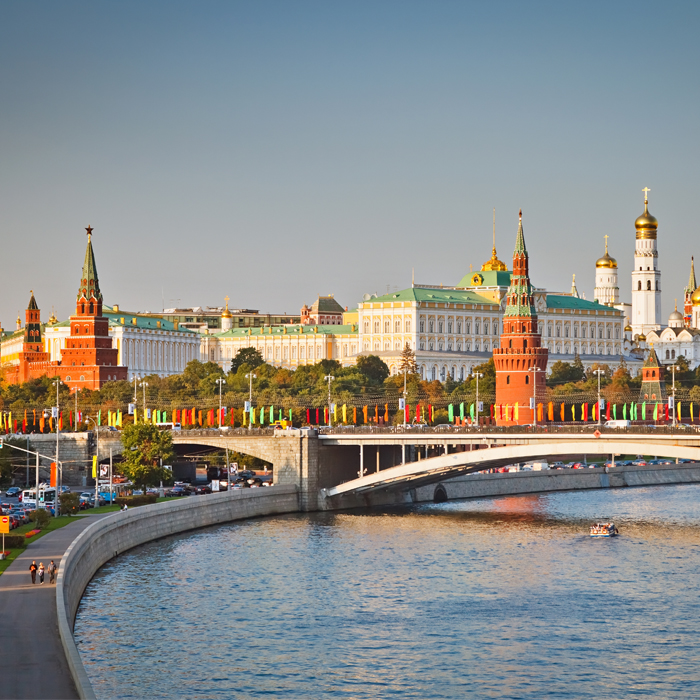
//> input picture bw/1.jpg, 700 x 700 px
$ ./main   (built with g++ and OpenCV 4)
//> lines starting //> are read from the running program, lines starting //| are printed output that depends on the picture
//
//  main.cpp
//  bw
//
//  Created by Кирилл Рябинин on 18.02.17.
//  Copyright © 2017 Кирилл Рябинин. All rights reserved.
//

#include <opencv2/opencv.hpp>
#include <iostream>

using namespace std;
using namespace cv;

int main() {
    float dec1;
    float dec2;

    //alg1 = standart lib
    Mat standartImg = imread("/Users/ryabinin_k/Desktop/Learning/Обработка изображений/bw/1.jpg", IMREAD_GRAYSCALE);
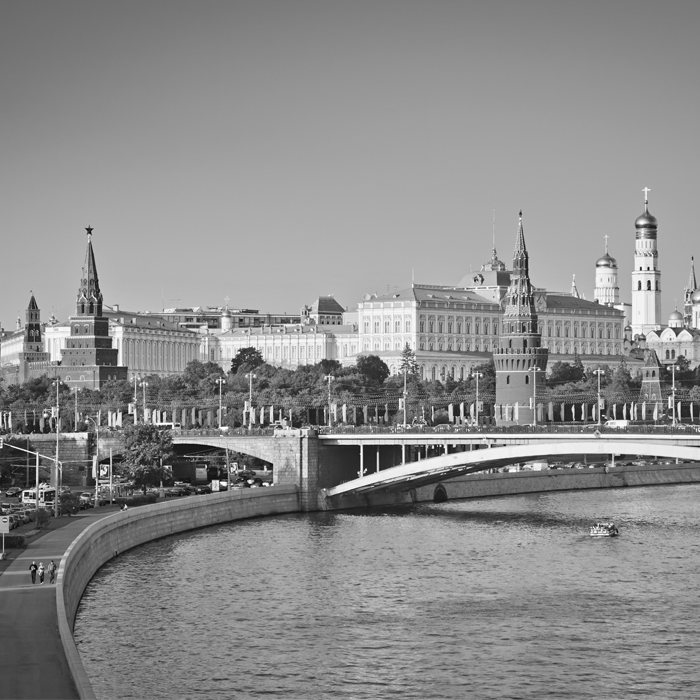
//> standartImg: 700 rows x 700 cols, CV_8UC1; min 3, max 255, mean 140.1
    Mat img = imread("/Users/ryabinin_k/Desktop/Learning/Обработка изображений/bw/1.jpg");
//> img is the input picture: 700 rows x 700 cols, CV_8UC3; mean B, G, R 138, 140.8, 139.5

    //alg2 = vaue * pix
    Mat img2 = img.clone();
    for (int i = 0; i < img.rows; i++)
        for (int j = 0; j < img.cols; j++)
        {
            Vec3b color = img.at<Vec3b>(i, j);

            double blue = 0.11 * color.val[0];
            double green = 0.53 * color.val[1];
            double red = 0.36 * color.val[2];

            img2.at<Vec3b>(i, j) = Vec3b(blue + green + red, blue + green + red, blue + green + red);
        }

    //alg3 = method / 3
    Mat img3 = img.clone();
    for (int i = 0; i < img.rows; i++)
        for (int j = 0; j < img.cols; j++)
        {
           Vec3b color = img.at<Vec3b>(i, j);

           double blue = color.val[0];
           double green = color.val[1];
           double red = color.val[2];

           img3.at<Vec3b>(i, j) = Vec3b((blue + green + red)/3, (blue + green + red)/3, (blue + green + red)/3);

        }

    //alg4 = max{R,G,B}
    Mat img4 = img.clone();
    for (int i = 0; i < img.rows; i++)
        for (int j = 0; j < img.cols; j++)
        {
            Vec3b color = img.at<Vec3b>(i, j);

            double blue = color.val[0];
            double green = color.val[1];
            double red = color.val[2];

            img4.at<Vec3b>(i, j) = Vec3b(blue, blue, blue);

        }
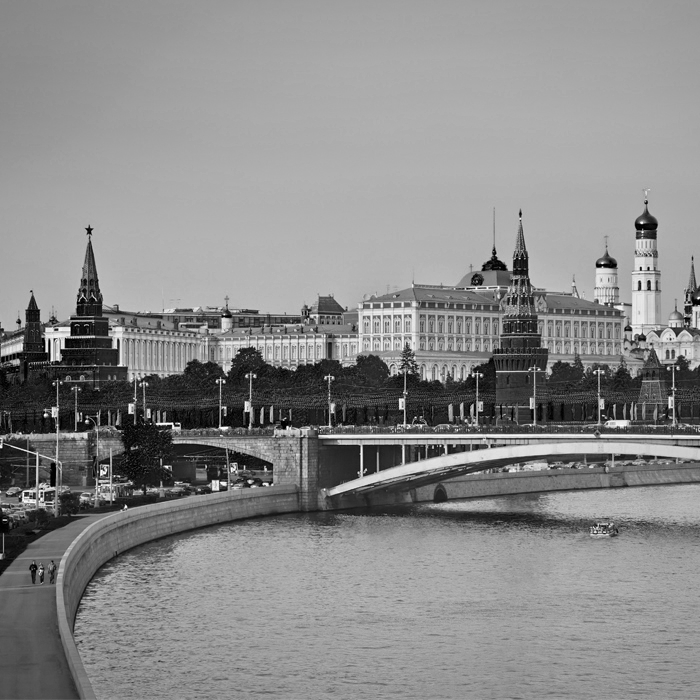
//> img4: 700 rows x 700 cols, CV_8UC3; min 0, max 255, mean 138
    // [13 lines of commented-out code are left out]

    imshow("Black and White", img4);
    waitKey(0);
    return 0;
}
